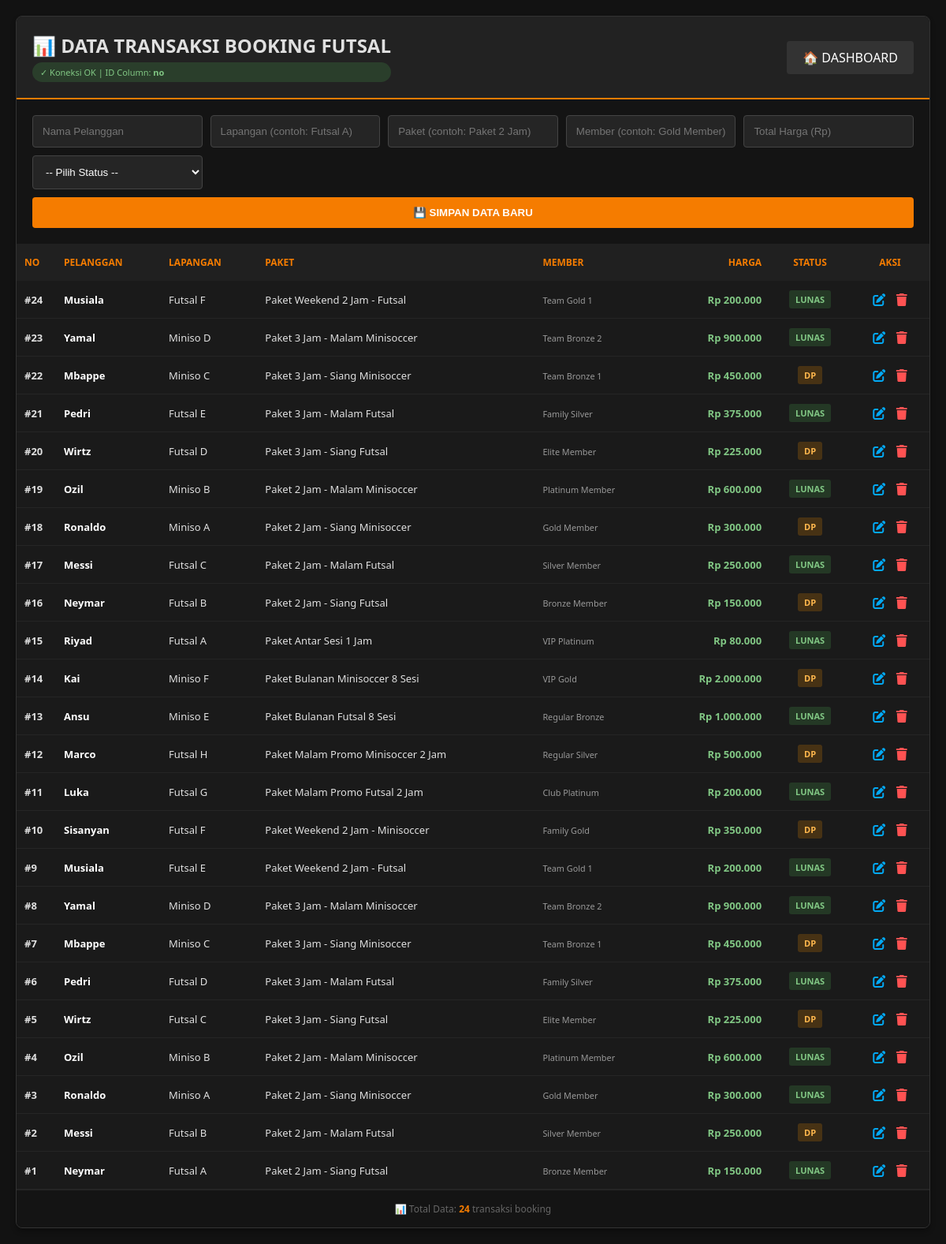
The app's page /transaksi/booking.php with its own data.
### tables this page shows
CREATE TABLE `booking` (
  `no` int(11) NOT NULL,
  `nama_pelanggan` varchar(100) DEFAULT NULL,
  `nama_lapangan` varchar(100) DEFAULT NULL,
  `nama_paket` varchar(100) DEFAULT NULL,
  `nama_member` varchar(100) DEFAULT NULL,
  `total_harga` int(11) DEFAULT NULL,
  `status_pembayaran` enum('lunas','DP') DEFAULT NULL
);

### transaksi/booking.php (the view, shortened to what this page needs)
<?php
$conn = mysqli_connect("localhost", "root", "", "db_futsal");
mysqli_set_charset($conn, "utf8");
$id_column = 'no';
$columns_result = mysqli_query($conn, "SHOW COLUMNS FROM booking");
while($col = mysqli_fetch_assoc($columns_result)) {
    if(in_array(strtolower($col['Field']), ['id', 'no', 'id_booking', 'booking_id'])) {
        if($col['Key'] == 'PRI' || stripos($col['Extra'], 'auto_increment') !== false) {
            $id_column = $col['Field'];
            break;
        }
    }
}
?>
<!DOCTYPE html>
<html lang="id">
<head>
    <link rel="stylesheet" href="https://cdnjs.cloudflare.com/ajax/libs/font-awesome/6.4.0/css/all.min.css">
</head>
<body>
<div class="box">
    <div class="header">
        <div>
            <h2 style="margin:0;">📊 DATA TRANSAKSI BOOKING FUTSAL</h2>
            <div class="status-badge">✓ Koneksi OK | ID Column: <b><?= $id_column ?></b></div>
        </div>
        <a href="../index.php" style="color:#fff; text-decoration:none; background:#333; padding:10px 20px; border-radius:4px; transition:0.3s; display:inline-block;">🏠 DASHBOARD</a>
    </div>
    <form method="POST" class="form-grid">
        <input type="text" name="n" placeholder="Nama Pelanggan" required>
        <input type="text" name="l" placeholder="Lapangan (contoh: Futsal A)" required>
        <input type="text" name="p" placeholder="Paket (contoh: Paket 2 Jam)" required>
        <input type="text" name="m" placeholder="Member (contoh: Gold Member)" required>
        <input type="number" name="h" placeholder="Total Harga (Rp)" required min="0">
        <select name="s" required>
            <option value="">-- Pilih Status --</option>
        </select>
        <button type="submit" name="add" class="btn-orange">💾 SIMPAN DATA BARU</button>
    </form>
    <div class="table-container">
        <table>
            <thead>
                <tr>
                    <th style="width:50px;"><?= strtoupper($id_column) ?></th>
                    <th>PELANGGAN</th>
                    <th>LAPANGAN</th>
                    <th>PAKET</th>
                    <th>MEMBER</th>
                    <th style="text-align:right;">HARGA</th>
                    <th style="text-align:center;">STATUS</th>
                    <th style="text-align:center; width:100px;">AKSI</th>
                </tr>
            </thead>
            <tbody>
                <?php
                $query = "SELECT * FROM booking ORDER BY $id_column DESC";
                $res = mysqli_query($conn, $query);
                if (!$res) {
                    echo "<tr><td colspan='8' style='text-align:center; color:#ff5252; padding:30px;'>";
                    echo "❌ ERROR QUERY: " . mysqli_error($conn);
                    echo "</td></tr>";
                } elseif (mysqli_num_rows($res) == 0) {
                    echo "<tr><td colspan='8' style='text-align:center; padding:30px; color:#999;'>";
                    echo "📭 Belum ada data booking. Silakan tambahkan data baru di form atas.";
                    echo "</td></tr>";
                } else {
                    while($d = mysqli_fetch_assoc($res)){
                        $cls = (strtolower($d['status_pembayaran']) == 'lunas') ? 'lunas' : 'dp';
                        $id_value = $d[$id_column];
                ?>
                <tr>
                    <td><b>#<?= $id_value ?></b></td>
                    <td>
                        <b style="color:#fff;"><?= htmlspecialchars($d['nama_pelanggan']) ?></b>
                    </td>
                    <td><?= htmlspecialchars($d['nama_lapangan']) ?></td>
                    <td><?= htmlspecialchars($d['nama_paket']) ?></td>
                    <td><small style="color:#999;"><?= htmlspecialchars($d['nama_member']) ?></small></td>
                    <td style="color:#81c784; font-weight:bold; text-align:right;">Rp <?= number_format($d['total_harga'],0,',','.') ?></td>
                    <td style="text-align:center;"><span class="st <?= $cls ?>"><?= strtoupper($d['status_pembayaran']) ?></span></td>
                    <td align="center" style="white-space: nowrap;">
                        <i class="fa fa-pen-to-square action-btn" onclick="edit('<?= $id_value ?>','<?= $d['total_harga'] ?>','<?= $d['status_pembayaran'] ?>')" title="Edit"></i>
                        <a href="?del=<?= $id_value ?>" class="delete-btn" onclick="return confirm('⚠️ Yakin ingin menghapus booking atas nama <?= htmlspecialchars($d['nama_pelanggan']) ?>?')" style="text-decoration:none;">
                            <i class="fa fa-trash" title="Hapus"></i>
                        </a>
                    </td>
                </tr>
                <?php
                    }
                }
                ?>
            </tbody>
        </table>
    </div>
    <div style="padding:15px; background:#141414; color:#666; text-align:center; font-size:12px; border-top:1px solid #252525;">
        📊 Total Data: <b style="color:#f57c00;"><?= mysqli_num_rows($res) ?></b> transaksi booking
    </div>
</div>
</body>
</html>

### transaksi/booking.php (style rules this page uses)
* { margin: 0; padding: 0; box-sizing: border-box; }
body { background: #121212; color: #e0e0e0; font-family: 'Segoe UI', Tahoma, Geneva, Verdana, sans-serif; padding: 20px; }
.box { max-width: 1300px; margin: auto; background: #1a1a1a; border: 1px solid #333; border-radius: 8px; overflow: hidden; box-shadow: 0 4px 6px rgba(0,0,0,0.3); }
.header { background: #222; padding: 20px; border-bottom: 2px solid #f57c00; display: flex; justify-content: space-between; align-items: center; flex-wrap: wrap; }
.status-badge { background: rgba(76,175,80,0.2); color: #81c784; padding: 5px 10px; border-radius: 15px; font-size: 11px; margin-top: 5px; }
.form-grid { padding: 20px; background: #141414; display: grid; grid-template-columns: repeat(auto-fit, minmax(200px, 1fr)); gap: 10px; }
input, select { background: #252525; color: #fff; border: 1px solid #444; padding: 12px; border-radius: 4px; outline: none; width: 100%; }
.btn-orange { background: #f57c00; color: #fff; border: none; padding: 12px; border-radius: 4px; font-weight: bold; cursor: pointer; grid-column: 1 / -1; transition: 0.3s; }
.table-container { overflow-x: auto; }
table { width: 100%; border-collapse: collapse; min-width: 800px; }
th { background: #202020; color: #f57c00; padding: 15px 10px; text-align: left; font-size: 12px; text-transform: uppercase; white-space: nowrap; }
td { padding: 12px 10px; border-bottom: 1px solid #252525; font-size: 13px; }
.st { padding: 4px 8px; border-radius: 3px; font-weight: bold; font-size: 11px; display: inline-block; white-space: nowrap; }
.lunas { background: rgba(76,175,80,0.2); color: #81c784; }
.dp { background: rgba(255,152,0,0.2); color: #ffb74d; }
.action-btn { color: #03a9f4; cursor: pointer; margin-right: 10px; transition: 0.3s; font-size: 16px; }
.delete-btn { color: #ff5252; transition: 0.3s; font-size: 16px; }

### records on screen
booking: id_value "24", nama_pelanggan "Musiala", nama_lapangan "Futsal F", nama_paket "Paket Weekend 2 Jam - Futsal", nama_member "Team Gold 1", total_harga "200.000", status_pembayaran "LUNAS"
booking: id_value "23", nama_pelanggan "Yamal", nama_lapangan "Miniso D", nama_paket "Paket 3 Jam - Malam Minisoccer", nama_member "Team Bronze 2", total_harga "900.000", status_pembayaran "LUNAS"
booking: id_value "22", nama_pelanggan "Mbappe", nama_lapangan "Miniso C", nama_paket "Paket 3 Jam - Siang Minisoccer", nama_member "Team Bronze 1", total_harga "450.000", status_pembayaran "DP"
booking: id_value "21", nama_pelanggan "Pedri", nama_lapangan "Futsal E", nama_paket "Paket 3 Jam - Malam Futsal", nama_member "Family Silver", total_harga "375.000", status_pembayaran "LUNAS"
booking: id_value "20", nama_pelanggan "Wirtz", nama_lapangan "Futsal D", nama_paket "Paket 3 Jam - Siang Futsal", nama_member "Elite Member", total_harga "225.000", status_pembayaran "DP"
booking: id_value "19", nama_pelanggan "Ozil", nama_lapangan "Miniso B", nama_paket "Paket 2 Jam - Malam Minisoccer", nama_member "Platinum Member", total_harga "600.000", status_pembayaran "LUNAS"
booking: id_value "18", nama_pelanggan "Ronaldo", nama_lapangan "Miniso A", nama_paket "Paket 2 Jam - Siang Minisoccer", nama_member "Gold Member", total_harga "300.000", status_pembayaran "DP"
booking: id_value "17", nama_pelanggan "Messi", nama_lapangan "Futsal C", nama_paket "Paket 2 Jam - Malam Futsal", nama_member "Silver Member", total_harga "250.000", status_pembayaran "LUNAS"
booking: id_value "16", nama_pelanggan "Neymar", nama_lapangan "Futsal B", nama_paket "Paket 2 Jam - Siang Futsal", nama_member "Bronze Member", total_harga "150.000", status_pembayaran "DP"
booking: id_value "15", nama_pelanggan "Riyad", nama_lapangan "Futsal A", nama_paket "Paket Antar Sesi 1 Jam", nama_member "VIP Platinum", total_harga "80.000", status_pembayaran "LUNAS"
booking: id_value "14", nama_pelanggan "Kai", nama_lapangan "Miniso F", nama_paket "Paket Bulanan Minisoccer 8 Sesi", nama_member "VIP Gold", total_harga "2.000.000", status_pembayaran "DP"
booking: id_value "13", nama_pelanggan "Ansu", nama_lapangan "Miniso E", nama_paket "Paket Bulanan Futsal 8 Sesi", nama_member "Regular Bronze", total_harga "1.000.000", status_pembayaran "LUNAS"
booking: id_value "12", nama_pelanggan "Marco", nama_lapangan "Futsal H", nama_paket "Paket Malam Promo Minisoccer 2 Jam", nama_member "Regular Silver", total_harga "500.000", status_pembayaran "DP"
booking: id_value "11", nama_pelanggan "Luka", nama_lapangan "Futsal G", nama_paket "Paket Malam Promo Futsal 2 Jam", nama_member "Club Platinum", total_harga "200.000", status_pembayaran "LUNAS"
booking: id_value "10", nama_pelanggan "Sisanyan", nama_lapangan "Futsal F", nama_paket "Paket Weekend 2 Jam - Minisoccer", nama_member "Family Gold", total_harga "350.000", status_pembayaran "DP"
booking: id_value "9", nama_pelanggan "Musiala", nama_lapangan "Futsal E", nama_paket "Paket Weekend 2 Jam - Futsal", nama_member "Team Gold 1", total_harga "200.000", status_pembayaran "LUNAS"
booking: id_value "8", nama_pelanggan "Yamal", nama_lapangan "Miniso D", nama_paket "Paket 3 Jam - Malam Minisoccer", nama_member "Team Bronze 2", total_harga "900.000", status_pembayaran "LUNAS"
booking: id_value "7", nama_pelanggan "Mbappe", nama_lapangan "Miniso C", nama_paket "Paket 3 Jam - Siang Minisoccer", nama_member "Team Bronze 1", total_harga "450.000", status_pembayaran "DP"
booking: id_value "6", nama_pelanggan "Pedri", nama_lapangan "Futsal D", nama_paket "Paket 3 Jam - Malam Futsal", nama_member "Family Silver", total_harga "375.000", status_pembayaran "LUNAS"
booking: id_value "5", nama_pelanggan "Wirtz", nama_lapangan "Futsal C", nama_paket "Paket 3 Jam - Siang Futsal", nama_member "Elite Member", total_harga "225.000", status_pembayaran "DP"
booking: id_value "4", nama_pelanggan "Ozil", nama_lapangan "Miniso B", nama_paket "Paket 2 Jam - Malam Minisoccer", nama_member "Platinum Member", total_harga "600.000", status_pembayaran "LUNAS"
booking: id_value "3", nama_pelanggan "Ronaldo", nama_lapangan "Miniso A", nama_paket "Paket 2 Jam - Siang Minisoccer", nama_member "Gold Member", total_harga "300.000", status_pembayaran "LUNAS"
booking: id_value "2", nama_pelanggan "Messi", nama_lapangan "Futsal B", nama_paket "Paket 2 Jam - Malam Futsal", nama_member "Silver Member", total_harga "250.000", status_pembayaran "DP"
booking: id_value "1", nama_pelanggan "Neymar", nama_lapangan "Futsal A", nama_paket "Paket 2 Jam - Siang Futsal", nama_member "Bronze Member", total_harga "150.000", status_pembayaran "LUNAS"

### other values on screen
$id_column "no"
$id_column "NO"
mysqli_num_rows($res) "24"
